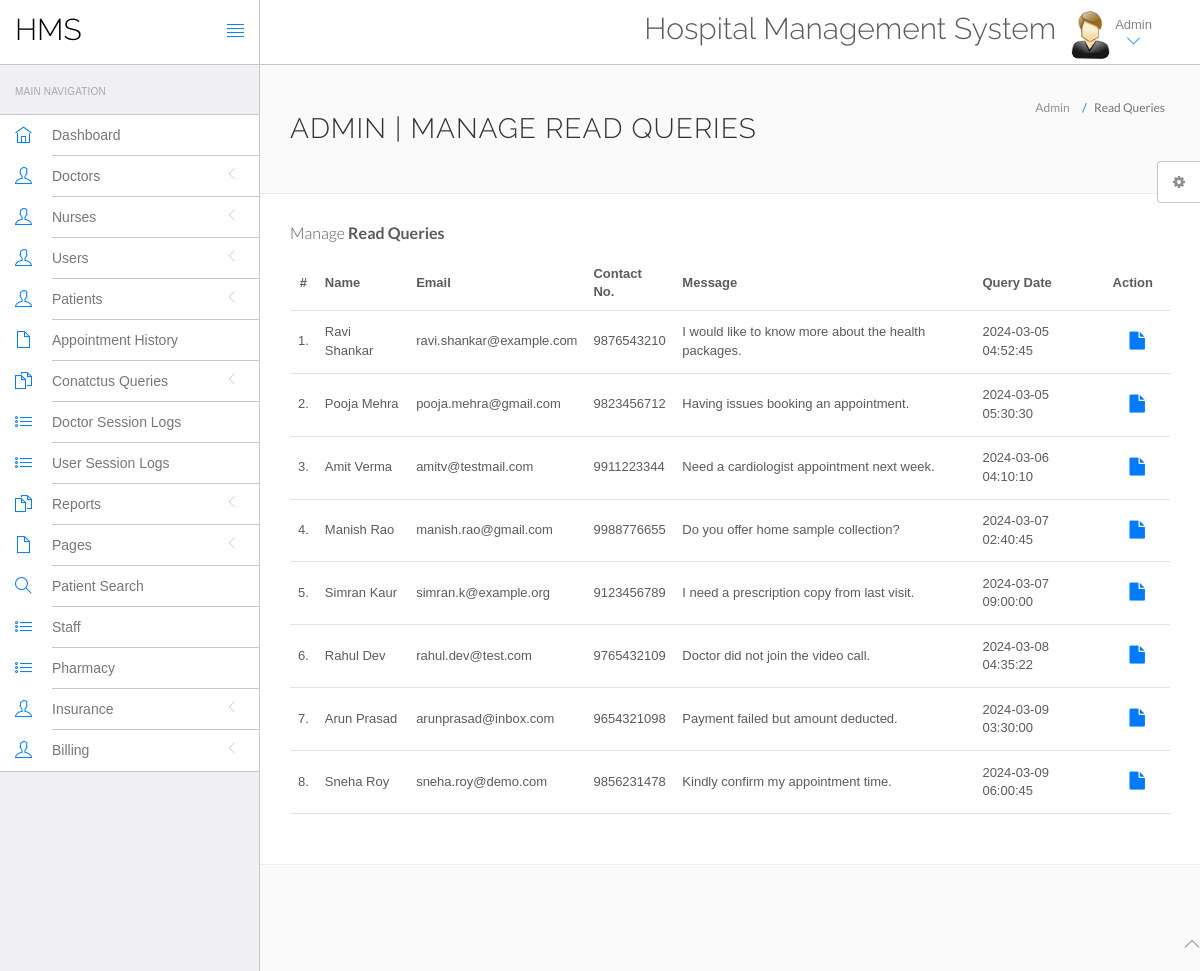
Page /hms/admin/read-query.php (signed in) on the committed database.
### tables this page shows
CREATE TABLE `tblcontactus` (
  `id` int(11) NOT NULL,
  `fullname` varchar(100) DEFAULT NULL,
  `email` varchar(100) DEFAULT NULL,
  `contactno` bigint(20) DEFAULT NULL,
  `message` text DEFAULT NULL,
  `postingDate` timestamp NOT NULL DEFAULT current_timestamp(),
  `adminRemark` text DEFAULT NULL,
  `lastupdationDate` timestamp NOT NULL DEFAULT current_timestamp() ON UPDATE current_timestamp(),
  `isRead` int(11) DEFAULT NULL
);

### hms/admin/read-query.php (the view, shortened to what this page needs)
<?php
include('include/config.php');
if(strlen($_SESSION['id']==0)) {
 header('location:logout.php');
  } else{
?>
<!DOCTYPE html>
<html lang="en">
	<head>
		<link rel="stylesheet" href="vendor/bootstrap/css/bootstrap.min.css">
		<link rel="stylesheet" href="vendor/fontawesome/css/font-awesome.min.css">
		<link rel="stylesheet" href="vendor/themify-icons/themify-icons.min.css">
		<link href="vendor/animate.css/animate.min.css" rel="stylesheet" media="screen">
		<link href="vendor/perfect-scrollbar/perfect-scrollbar.min.css" rel="stylesheet" media="screen">
		<link href="vendor/switchery/switchery.min.css" rel="stylesheet" media="screen">
		<link href="vendor/bootstrap-touchspin/jquery.bootstrap-touchspin.min.css" rel="stylesheet" media="screen">
		<link href="vendor/select2/select2.min.css" rel="stylesheet" media="screen">
		<link href="vendor/bootstrap-datepicker/bootstrap-datepicker3.standalone.min.css" rel="stylesheet" media="screen">
		<link href="vendor/bootstrap-timepicker/bootstrap-timepicker.min.css" rel="stylesheet" media="screen">
		<link rel="stylesheet" href="assets/css/styles.css">
		<link rel="stylesheet" href="assets/css/plugins.css">
		<link rel="stylesheet" href="assets/css/themes/theme-1.css" id="skin_color" />
	</head>
	<body>
		<div id="app">
<?php include('include/sidebar.php');?>
			<div class="app-content">
						<?php include('include/header.php');?>
				<div class="main-content" >
					<div class="wrap-content container" id="container">
						<section id="page-title">
							<div class="row">
								<div class="col-sm-8">
									<h1 class="mainTitle">Admin | Manage Read Queries</h1>
																	</div>
								<ol class="breadcrumb">
									<li>
										<span>Admin</span>
									</li>
									<li class="active">
										<span>Read Queries</span>
									</li>
								</ol>
							</div>
						</section>
						<div class="container-fluid container-fullw bg-white">
									<div class="row">
								<div class="col-md-12">
									<h5 class="over-title margin-bottom-15">Manage <span class="text-bold">Read Queries</span></h5>
									<table class="table table-hover" id="sample-table-1">
										<thead>
											<tr>
												<th class="center">#</th>
												<th>Name</th>
												<th class="hidden-xs">Email</th>
												<th>Contact No. </th>
												<th>Message </th>
												<th>Query Date</th>
												<th>Action</th>
											</tr>
										</thead>
										<tbody>
<?php
$sql=mysqli_query($con,"select * from tblcontactus where IsRead is not null");
$cnt=1;
while($row=mysqli_fetch_array($sql))
{
?>
											<tr>
												<td class="center"><?php echo $cnt;?>.</td>
												<td class="hidden-xs"><?php echo $row['fullname'];?></td>
												<td><?php echo $row['email'];?></td>
												<td><?php echo $row['contactno'];?></td>
												<td><?php echo $row['message'];?></td>
												<td><?php echo $row['postingDate'];?></td>
												<td >
												<div class="visible-md visible-lg hidden-sm hidden-xs">
							<a href="query-details.php?id=<?php echo $row['id'];?>" class="btn btn-transparent btn-lg" title="View Details"><i class="fa fa-file"></i></a>
												</div>
												</td>
											</tr>
											<?php
$cnt=$cnt+1;
											 }?>
										</tbody>
									</table>
								</div>
							</div>
								</div>
							</div>
						</div>
					</div>
				</div>
	<?php include('include/footer.php');?>
	<?php include('include/setting.php');?>
	</body>
</html>
<?php } ?>

### hms/admin/assets/css/themes/theme-1.css (style rules this page uses)
body { background: #FAFAFA; }

### rows in the picture
tblcontactus: fullname "Ravi Shankar", email "ravi.shankar@example.com", contactno "9876543210", message "I would like to know more about the health packages.", postingDate "2024-03-05 04:52:45"
tblcontactus: fullname "Pooja Mehra", email "pooja.mehra@gmail.com", contactno "9823456712", message "Having issues booking an appointment.", postingDate "2024-03-05 05:30:30"
tblcontactus: fullname "Amit Verma", email "amitv@testmail.com", contactno "9911223344", message "Need a cardiologist appointment next week.", postingDate "2024-03-06 04:10:10"
tblcontactus: fullname "Manish Rao", email "manish.rao@gmail.com", contactno "9988776655", message "Do you offer home sample collection?", postingDate "2024-03-07 02:40:45"
tblcontactus: fullname "Simran Kaur", email "simran.k@example.org", contactno "9123456789", message "I need a prescription copy from last visit.", postingDate "2024-03-07 09:00:00"
tblcontactus: fullname "Rahul Dev", email "rahul.dev@test.com", contactno "9765432109", message "Doctor did not join the video call.", postingDate "2024-03-08 04:35:22"
tblcontactus: fullname "Arun Prasad", email "arunprasad@inbox.com", contactno "9654321098", message "Payment failed but amount deducted.", postingDate "2024-03-09 03:30:00"
tblcontactus: fullname "Sneha Roy", email "sneha.roy@demo.com", contactno "9856231478", message "Kindly confirm my appointment time.", postingDate "2024-03-09 06:00:45"
